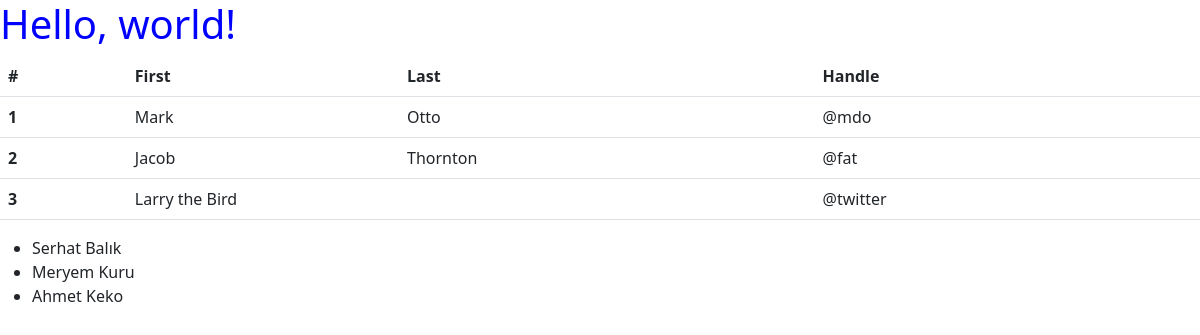
Before: / with the older database file.
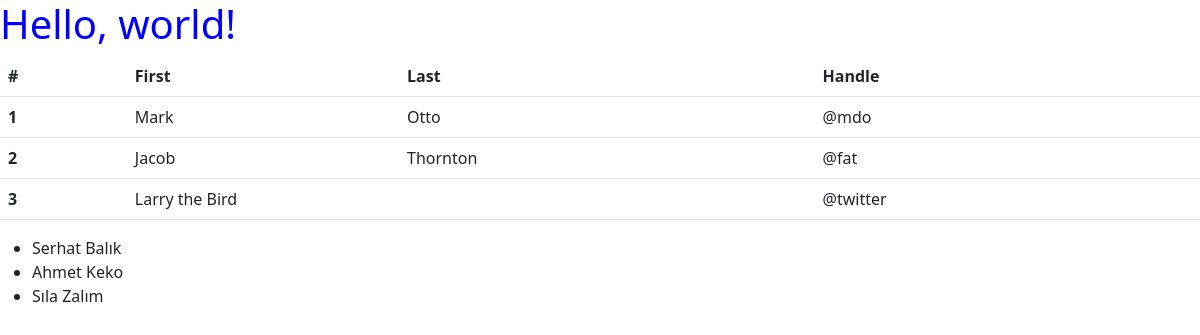
After: the same page with the newer database file.
### employees/models.py (models this page shows, shortened)
class Employee(models.Model):
    first_name = models.CharField(max_length=100)  # Name field, a character field with maximum length of 100
    last_name = models.CharField(max_length=100)  # Last name field, a character field with maximum length of 100
    photo = models.ImageField(upload_to='photos')  # Photo field, an image field where images will be uploaded to 'images' directory
    designation = models.CharField(max_length=100)  # Designation field, a character field with maximum length of 100
    email = models.EmailField(max_length=100, unique=True)  # Email field, an email field with maximum length of 100, must be unique
    phone_number = models.CharField(max_length=12, blank=True)  # Phone number field, a character field with maximum length of 12, can be blank
    created_at = models.DateTimeField(auto_now_add=True)  # Created at field, a datetime field which is automatically set to the current date and time when the object is first created
    updated_at = models.DateTimeField(auto_now=True)  # Updated at field, a datetime field which is automatically set to the current date and time whenever the object is saved

### djangoBeginnerProject/views.py (the view)
# urls.py: 2. Add a URL to urlpatterns:  path('', views.home, name='home')
def home(request):
    employees = Employee.objects.all()
    context = {
        'employees': employees
    }
    return render(request, 'home.html', context)

### templates/home.html (shortened to what this page needs)
{% load static %}
<!DOCTYPE html>
<html lang="en">
<head>
    <link rel="stylesheet" href="{% static 'css/styles.css' %}"/>
    <link href="https://cdn.jsdelivr.net/npm/bootstrap@5.2.3/dist/css/bootstrap.min.css" rel="stylesheet"
>
</head>
<body>
<h1>Hello, world!</h1>
<table class="table">
    <thead>
    <tr>
        <th scope="col">#</th>
        <th scope="col">First</th>
        <th scope="col">Last</th>
        <th scope="col">Handle</th>
    </tr>
    </thead>
    <tbody>
    <tr>
        <th scope="row">1</th>
        <td>Mark</td>
        <td>Otto</td>
        <td>@mdo</td>
    </tr>
    <tr>
        <th scope="row">2</th>
        <td>Jacob</td>
        <td>Thornton</td>
        <td>@fat</td>
    </tr>
    <tr>
        <th scope="row">3</th>
        <td colspan="2">Larry the Bird</td>
        <td>@twitter</td>
    </tr>
    </tbody>
</table>
<ul>
    {% for employee in employees %}
        <li>{{ employee.first_name }} {{ employee.last_name }}</li>
    {% endfor %}
</ul>
</body>
</html>

### djangoBeginnerProject/static/css/styles.css (style rules this page uses)
h1 { color: blue; }

Changed rows visible on the page:
removed Employee: first_name "Meryem", last_name "Kuru"
added Employee: first_name "Sıla", last_name "Zalım"
